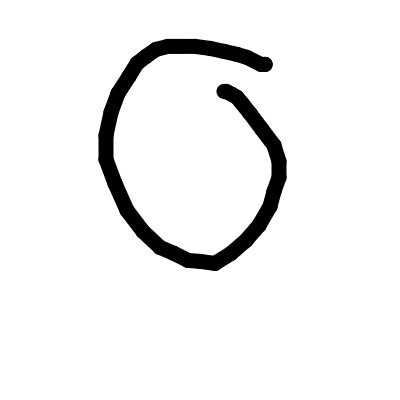
#> input picture dataset/0/0CdBlhLw.png, 400 x 400 px; its folder holds 3 pictures in this run
$ python manual_ml.py
#> lines starting #> are read from the running program, lines starting #| are printed output that depends on the picture
#Import relevant libraries
import numpy as np
import pandas as pd
import matplotlib.pyplot as plt
#to load matlab mat files
from scipy.io import loadmat
import pathlib
import sklearn.datasets
from sklearn.model_selection import train_test_split

import copy
from PIL import Image

import glob

import pathlib

from utils import *


data_dir = pathlib.Path('./dataset')


image_count = len(list(data_dir.glob('*/*.*')))
print("Total no of images =", image_count)

images = []
labels = []
classes = set()

image_width = 30
image_height = 30

for filename in data_dir.glob('*/*.*'):
    class_name = str(filename).split("/")[1]
    classes.add(class_name)
    im=copy.deepcopy(Image.open(filename).resize((image_width,image_height)).convert('LA'))
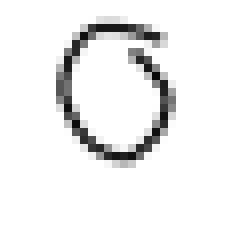
#> im: PIL image 30x30 LA (shown 8 times larger); mean R, G, B, A 239.1, 239.1, 239.1, 255
    #print(np.array(im).shape)
    images.append(np.array(im)[...,:1].reshape((image_width*image_height*1,)))
    #print(images[0].shape)
    labels.append(class_name)
    im.close()
#> pass 2 of the loop `for filename in data_dir.glob('*/*.*'):`:
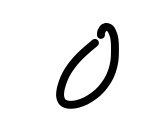
#> input picture dataset/0/21758.jpg, 155 x 137 px
#> `im=copy.deepcopy(Image.open(filename).resize((image_width,image_height..`:
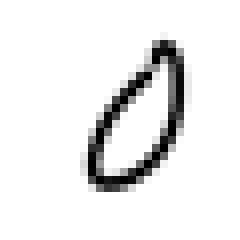
#> im: PIL image 30x30 LA (shown 8 times larger); mean R, G, B, A 235.5, 235.5, 235.5, 255
#> pass 3 of the loop `for filename in data_dir.glob('*/*.*'):`:
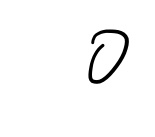
#> input picture dataset/0/30880.jpg, 155 x 137 px
#> `im=copy.deepcopy(Image.open(filename).resize((image_width,image_height..`:
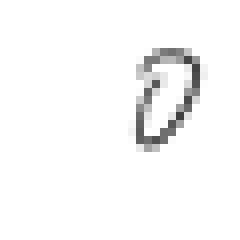
#> im: PIL image 30x30 LA (shown 8 times larger); mean R, G, B, A 248.4, 248.4, 248.4, 255
#> the loop made 4 passes; the first 3 are shown

classes = sorted(list(classes))
labels = [i for x in labels for i in range(len(classes)) if x == classes[i]]


dataX = np.array(images).reshape((len(images), images[0].shape[0]))

#dataX[dataX <  128] = 0
#dataX[dataX >= 128] = 1
dataX = 1 - dataX / 255

# plt.imshow(dataX[0].reshape(image_width, image_height), cmap="gray")

dataY = np.array(labels).reshape((len(labels),1))


train_ratio = 0.80
validation_ratio = 0.10
test_ratio = 0.10

# train is now 75% of the entire data set
# the _junk suffix means that we drop that variable completely
x_train, x_test, y_train, y_test = train_test_split(dataX, dataY, test_size=1 - train_ratio)

# test is now 10% of the initial data set
# validation is now 15% of the initial data set
#> (the run stopped early here; a loop or call above may not have finished)
